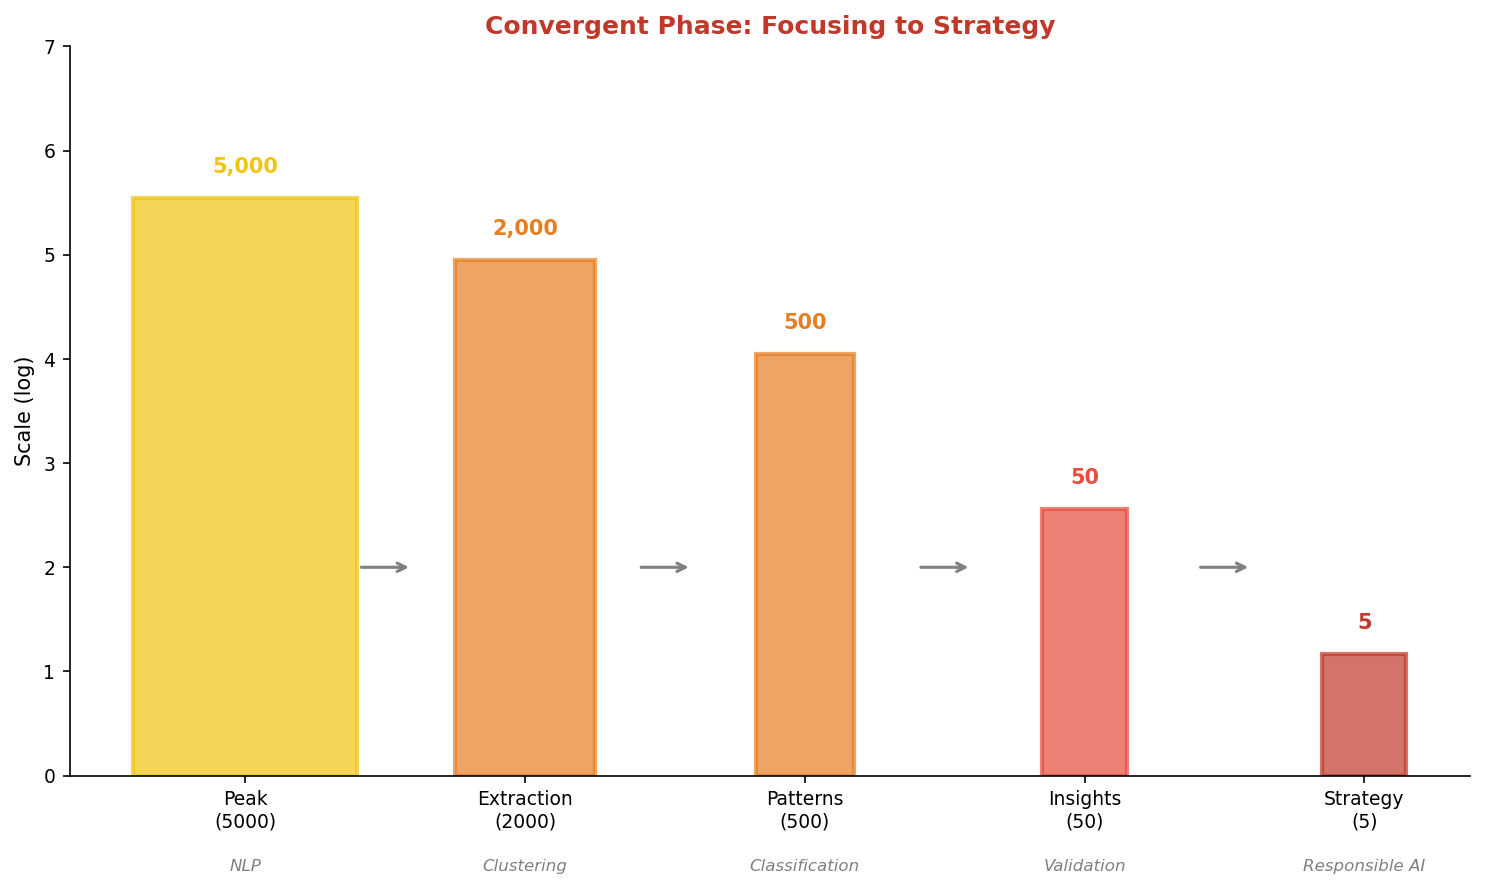

This figure's Python source:
"""Convergent Process - Focusing from 5000 to 5"""
import numpy as np
import matplotlib.pyplot as plt
from pathlib import Path

plt.rcParams.update({
    'font.size': 10, 'axes.labelsize': 10, 'axes.titlesize': 11,
    'xtick.labelsize': 9, 'ytick.labelsize': 9, 'legend.fontsize': 9,
    'figure.figsize': (10, 6), 'figure.dpi': 150
})

colors = {
    'peak': '#f1c40f',
    'filter': '#e67e22',
    'refine': '#e74c3c',
    'strategy': '#c0392b'
}

fig, ax = plt.subplots(figsize=(10, 6))

# Stages data
stages = ['Peak\n(5000)', 'Extraction\n(2000)', 'Patterns\n(500)', 'Insights\n(50)', 'Strategy\n(5)']
counts = [5000, 2000, 500, 50, 5]
stage_colors = [colors['peak'], colors['filter'], colors['filter'], colors['refine'], colors['strategy']]

x = np.arange(len(stages))

# Create converging visual (funnel)
for i, (stage, count, color) in enumerate(zip(stages, counts, stage_colors)):
    height = np.log10(count + 1) * 1.5
    width = 0.3 + (count / 5000) * 0.5

    ax.bar(i, height, width=width, color=color, alpha=0.7, edgecolor=color, linewidth=2)
    ax.text(i, height + 0.2, f'{count:,}', ha='center', va='bottom',
            fontsize=10, fontweight='bold', color=color)

# Connecting arrows showing convergence
for i in range(len(stages) - 1):
    ax.annotate('', xy=(i + 0.6, 2), xytext=(i + 0.4, 2),
                arrowprops=dict(arrowstyle='->', color='gray', lw=1.5))

ax.set_xticks(x)
ax.set_xticklabels(stages, fontsize=9)
ax.set_ylabel('Scale (log)', fontsize=10)
ax.set_title('Convergent Phase: Focusing to Strategy', fontsize=12, fontweight='bold', color=colors['strategy'])
ax.set_ylim(0, 7)
ax.spines['top'].set_visible(False)
ax.spines['right'].set_visible(False)

# ML technique annotations
techniques = ['NLP', 'Clustering', 'Classification', 'Validation', 'Responsible AI']
for i, tech in enumerate(techniques):
    ax.text(i, -0.8, tech, ha='center', va='top', fontsize=8, color='gray', style='italic')

plt.tight_layout()
plt.savefig(Path(__file__).parent / 'chart.pdf', dpi=300, bbox_inches='tight')
plt.savefig(Path(__file__).parent / 'chart.png', dpi=150, bbox_inches='tight')
plt.close()
print("03_convergent_process created")
